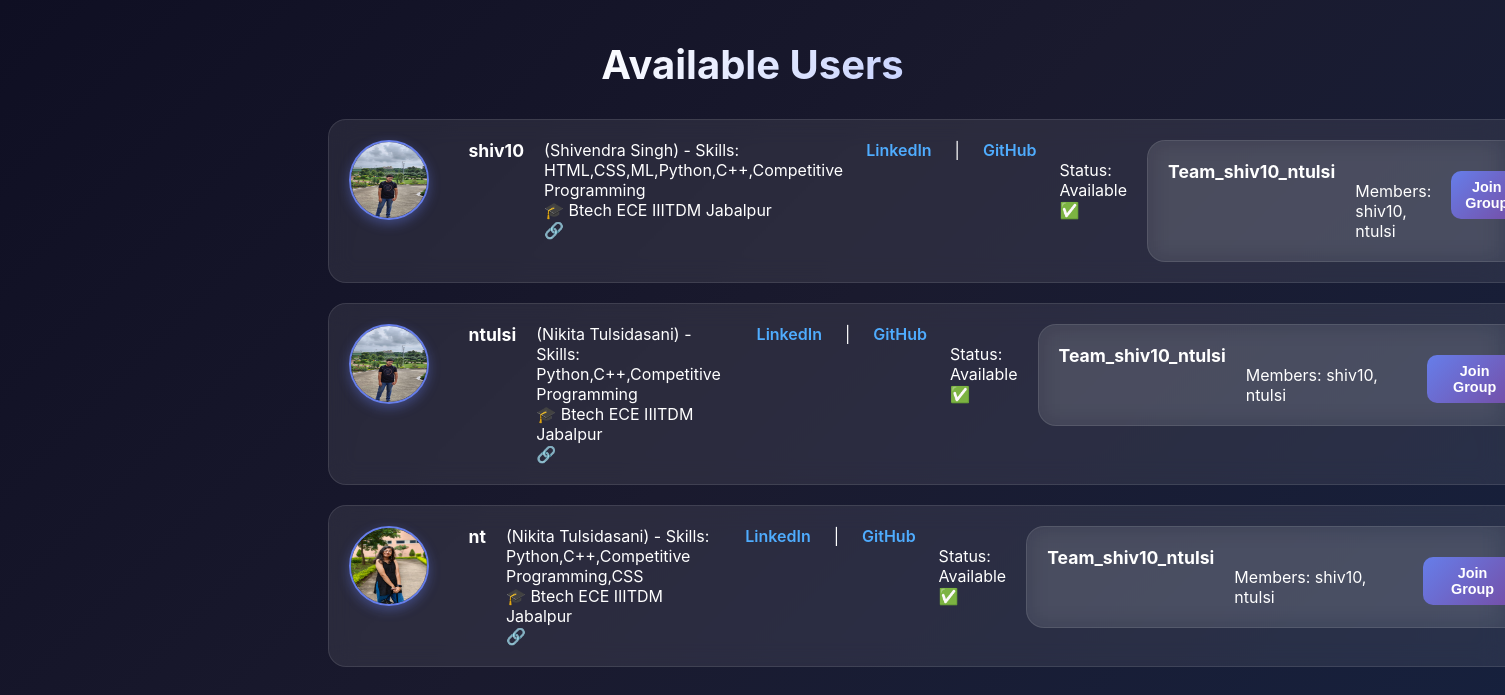
The app's page /available_choices (signed in) with its own data.
### app.py (models this page shows)
class User(db.Model, UserMixin):
    id = db.Column(db.Integer, primary_key=True)
    username = db.Column(db.String(50), unique=True, nullable=False)
    name = db.Column(db.String(50))
    skills = db.Column(db.String(200))
    linkedin = db.Column(db.String(200))
    github = db.Column(db.String(200))
    education = db.Column(db.String(200))
    photo = db.Column(db.String(200))
    availability = db.Column(db.Boolean, default=True)

class Group(db.Model):
    id = db.Column(db.Integer, primary_key=True)
    name = db.Column(db.String(100))
    members = db.relationship("User", secondary="group_members", backref="groups")

### app.py (the view)
@app.route('/available_choices')
@login_required
def available_choices():
    users = User.query.filter_by(availability=True).all()
    groups = Group.query.all()
    return render_template('available_choices.html', users=users, groups=groups)

### app.py (called while the page is built)
@login_manager.user_loader
def load_user(user_id):
    return User.query.get(int(user_id))

### templates/available_choices.html (shortened to what this page needs)
<!DOCTYPE html>
<html>
<head>
  <link rel="stylesheet" href="{{ url_for('static', filename='css/styleavailability.css') }}">
</head>
<body>
  <h2>Available Users</h2>
  <ul>
    {% for user in users %}
      <li>
        {% if user.photo %}
          <img src="{{ url_for('static', filename='uploads/' + user.photo) }}"
               width="80" height="80" style="border-radius:50%">
        {% else %}
          <img src="{{ url_for('static', filename='default.png') }}"
               width="80" height="80" style="border-radius:50%">
        {% endif %}
        <br>
        <b>{{ user.username }}</b> ({{ user.name }}) - Skills: {{ user.skills }} <br>
        🎓 {{ user.education or 'Not provided' }} <br>
        🔗 <a href="{{ user.linkedin }}" target="_blank">LinkedIn</a> |
        <a href="{{ user.github }}" target="_blank">GitHub</a> <br>
        Status: {{ "Available ✅" if user.availability else "Busy ❌" }}
        <ul>
          {% for group in groups %}
            <li>
              <b>{{ group.name }}</b> <br>
              Members:
                {% for m in group.members %}
                  {{ m.username }}{% if not loop.last %}, {% endif %}
                {% endfor %}
              <br>
              <form method="POST" action="{{ url_for('join_group', group_id=group.id) }}">
                <button type="submit">Join Group</button>
              </form>
            </li>
          {% endfor %}
        </ul>
      </li>
    {% endfor %}
  </ul>
</body>
</html>

### static/css/styleavailability.css (style rules this page uses)
* { margin: 0; padding: 0; box-sizing: border-box; }
body { font-family: 'Inter', sans-serif; background: linear-gradient(135deg, #0f0f23 0%, #1a1a2e 50%, #16213e 100%); color: #fff; padding: 40px 20px; min-height: 100vh; display: flex; flex-direction: column; align-items: center; }
h2 { font-size: 2.5rem; margin-bottom: 30px; background: linear-gradient(135deg, #ffffff, #c7d2fe); -webkit-background-clip: text; -webkit-text-fill-color: transparent; text-align: center; animation: glow 2s ease-in-out infinite alternate; }
ul { list-style: none; width: 100%; max-width: 850px; display: grid; gap: 20px; padding: 0; }
li { background: rgba(255, 255, 255, 0.08); backdrop-filter: blur(12px); border-radius: 18px; padding: 20px; display: flex; gap: 20px; align-items: flex-start; border: 1px solid rgba(255, 255, 255, 0.1); transition: transform 0.3s ease, box-shadow 0.3s ease; }
li img { flex-shrink: 0; border-radius: 50%; border: 2px solid #667eea; box-shadow: 0 4px 12px rgba(102, 126, 234, 0.4); }
li b { font-size: 1.1rem; color: #fff; }
li a { color: #4facfe; text-decoration: none; font-weight: 600; margin: 0 3px; }
form button { margin-top: 10px; padding: 8px 14px; border: none; border-radius: 10px; font-size: 0.9rem; font-weight: 600; cursor: pointer; background: linear-gradient(135deg, #667eea, #764ba2); color: white; transition: all 0.3s ease; }

### records on screen
User: photo (picture), username "shiv10", name "Shivendra Singh", skills "HTML,CSS,ML,Python,C++,Competitive Programming", education "Btech ECE IIITDM Jabalpur", availability "Available ✅"
Group: name "Team_shiv10_ntulsi"
User: username "ntulsi", photo (picture), name "Nikita Tulsidasani", skills "Python,C++,Competitive Programming", education "Btech ECE IIITDM Jabalpur", availability "Available ✅"
User: photo (picture), username "nt", name "Nikita Tulsidasani", skills "Python,C++,Competitive Programming,CSS", education "Btech ECE IIITDM Jabalpur", availability "Available ✅"
